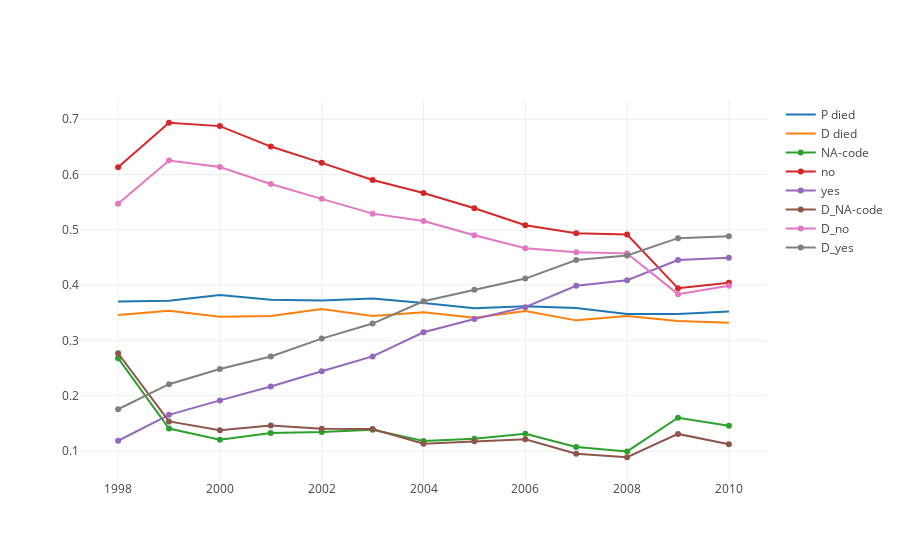

Notebook code for this chart:
### Code cell
iplot_data = []

# overall
plot = Scatter(x=y_P_death_c_ratioed.year, y=y_P_death_c_ratioed.caseid, \
               mode='lines', name=str('P died'))
iplot_data.append(plot)

plot = Scatter(x=y_D_death_c_ratioed.year, y=y_D_death_c_ratioed.caseid, \
               mode='lines', name=str('D died'))
iplot_data.append(plot)

for airbagDeploy in (airbagDeploy_ratioed.airbagDeploy.unique()):
    
    new_data = airbagDeploy_ratioed[airbagDeploy_ratioed.airbagDeploy == airbagDeploy].reset_index()
    plot = Scatter(x=new_data.year, y=new_data.caseid, mode='lines+markers', name=str(airbagDeploy))
    iplot_data.append(plot)

    
for D_airbagDeploy in (D_airbagDeploy_ratioed.D_airbagDeploy.unique()):
    
    new_data = D_airbagDeploy_ratioed[D_airbagDeploy_ratioed.D_airbagDeploy == D_airbagDeploy].reset_index()
    plot = Scatter(x=new_data.year, y=new_data.caseid, mode='lines+markers', name=str('D_' + D_airbagDeploy))
    iplot_data.append(plot)
    
iplot(iplot_data)

### Figure 1 — Plotly figure (JSON) as saved in the notebook; plotly's stock layout.template omitted (floating-point values rounded to 4 significant figures)
{"data": [{"mode": "lines", "name": "P died", "type": "scatter", "x": [1998, 1999, 2000, 2001, 2002, 2003, 2004, 2005, 2006, 2007, 2008, 2009, 2010], "y": [0.3703, 0.372, 0.3821, 0.3736, 0.3723, 0.376, 0.3677, 0.3584, 0.3621, 0.3589, 0.3479, 0.3479, 0.3526]}, {"mode": "lines", "name": "D died", "type": "scatter", "x": [1998, 1999, 2000, 2001, 2002, 2003, 2004, 2005, 2006, 2007, 2008, 2009, 2010], "y": [0.346, 0.3536, 0.3431, 0.3442, 0.3569, 0.3442, 0.351, 0.3413, 0.3535, 0.3364, 0.3442, 0.3353, 0.3321]}, {"mode": "lines+markers", "name": "NA-code", "type": "scatter", "x": [1998, 1999, 2000, 2001, 2002, 2003, 2004, 2005, 2006, 2007, 2008, 2009, 2010], "y": [0.2681, 0.1407, 0.1207, 0.1326, 0.1345, 0.1385, 0.1184, 0.1222, 0.1312, 0.1074, 0.09949, 0.1604, 0.1459]}, {"mode": "lines+markers", "name": "no", "type": "scatter", "x": [1998, 1999, 2000, 2001, 2002, 2003, 2004, 2005, 2006, 2007, 2008, 2009, 2010], "y": [0.6131, 0.6936, 0.6876, 0.6506, 0.6212, 0.5902, 0.5666, 0.5391, 0.5085, 0.4938, 0.4915, 0.3943, 0.4043]}, {"mode": "lines+markers", "name": "yes", "type": "scatter", "x": [1998, 1999, 2000, 2001, 2002, 2003, 2004, 2005, 2006, 2007, 2008, 2009, 2010], "y": [0.1188, 0.1656, 0.1917, 0.2168, 0.2444, 0.2713, 0.3149, 0.3388, 0.3603, 0.3988, 0.409, 0.4453, 0.4497]}, {"mode": "lines+markers", "name": "D_NA-code", "type": "scatter", "x": [1998, 1999, 2000, 2001, 2002, 2003, 2004, 2005, 2006, 2007, 2008, 2009, 2010], "y": [0.2769, 0.1537, 0.1378, 0.1462, 0.1405, 0.1401, 0.1132, 0.118, 0.1215, 0.09511, 0.08893, 0.1311, 0.1126]}, {"mode": "lines+markers", "name": "D_no", "type": "scatter", "x": [1998, 1999, 2000, 2001, 2002, 2003, 2004, 2005, 2006, 2007, 2008, 2009, 2010], "y": [0.5473, 0.6254, 0.6136, 0.5828, 0.5561, 0.5293, 0.5159, 0.4903, 0.4666, 0.4594, 0.4575, 0.3838, 0.3989]}, {"mode": "lines+markers", "name": "D_yes", "type": "scatter", "x": [1998, 1999, 2000, 2001, 2002, 2003, 2004, 2005, 2006, 2007, 2008, 2009, 2010], "y": [0.1757, 0.221, 0.2485, 0.271, 0.3034, 0.3306, 0.3709, 0.3917, 0.4119, 0.4455, 0.4536, 0.485, 0.4885]}], "layout": {}}
